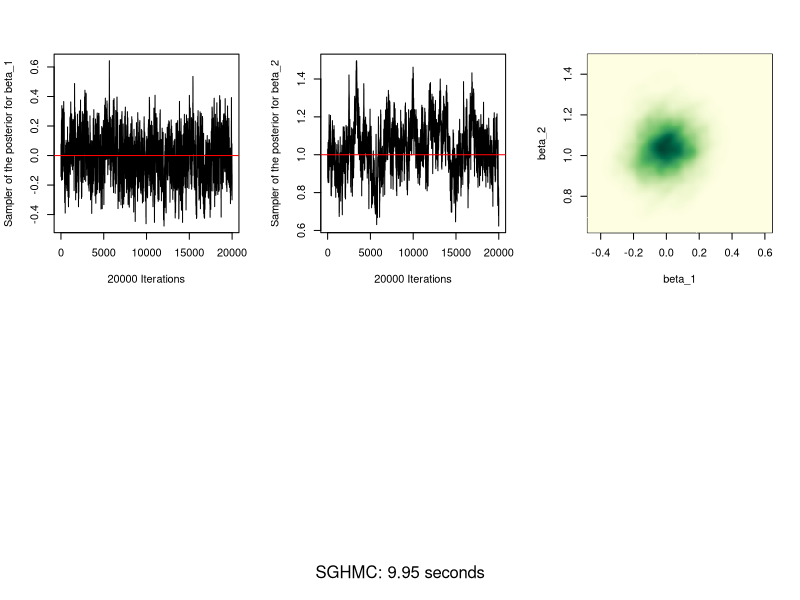

This chart was generated by the following R code:
### SGHMC algorithm applied to the logistic regression model

### Created on 06/08/20 14:29 by A.Gozacan

### To-do list:

### Bugs:

## The algorithm:



# 0. Some constants



b_0 = c(0, 1) # The expectation of the prior distribution of beta

id = matrix(c(1, 0, 0, 1), 2, 2)

B_0 = id * 100

N = 20000 # The no. of samples in the data set

true_beta = c(0, 1) # Chosen as the true value of beta

t_i <- runif(N, 0, 1)

M <- id

big_T = 20000 # No. of sweeps

a = 0.017 # These numbers were chosen after trialling different combinations
b = -0.15
gamma = 0.501

C = id

B_hat = matrix(0, 2, 2)

start_pos <- c(0, 1)

minibatch_size = 5

interval_size = 5

epsilon = 1e-3



# 1. Produce a synthetic data set



library(MASS)

p <- function( t, beta ) {
  
  exp( beta[1] + beta[2]*t ) / ( 1 + exp( beta[1] + beta[2]*t ) )
  
}

synth_data <- function( b_0, B_0, N, true_beta, t_i ) {
  
  y_i = rep(NA, N)
  
  p_i <- p(t_i, true_beta)
  
  for(i in 1:N) {
    
    y_i[i] <- rbinom(1, 1, p_i[i])
    
  }
  
  return( y_i )
  
}

y_i <- synth_data( b_0, B_0, N, true_beta, t_i )



# 2. Create functions for the log-likelihood and log-prior



deriv_log_prior <- function( beta, b_0, B_0 ) {
  
  B_0inv <- solve(B_0)
  
  vec <- B_0inv %*% (b_0 - beta)
  
  return( c( vec[1], vec[2] ) )
  
}

sum_deriv_log_likelihood <- function( y_i, t_i, beta ) {
  
  beta_1 <- beta[1]
  
  beta_2 <- beta[2]
  
  n = length(y_i)
  
  sum <- c(0, 0)
  
  for( i in 1:n ) {
    
    t <- t_i[i]
    
    y <- y_i[i]
    
    p <- p( t, beta )
    
    scalar <- exp( beta_1 + beta_2 * t ) / ( 1 + exp( beta_1 + beta_2 * t ) ) ^ 2
    
    dp_dbeta <- c( scalar, t * scalar )
    
    sum = sum + dp_dbeta * ( y - p ) / ( p * ( 1 - p ) )
    
  }
  
  return( sum )
  
}



# 3. Create potential energy function



grad_U <- function(beta, b_0, B_0, batch, predictors) {
  
  n = length(batch)
  
  term_1 <- - (N/n) * sum_deriv_log_likelihood( batch, predictors, beta )
  
  term_2 <- - deriv_log_prior( beta, b_0, B_0 )
  
  return( term_1 + term_2 )
  
}



# 4. Create the step sizes



#epsilon_t <- a * (b + 1:big_T)^(-gamma) # Step size, decreasing with t

epsilon_t <- rep(epsilon, big_T)



# 5. Create the noise function



createNoise <- function(m, t, C, B_hat, epsilon_t ) {
  
  eta_t = mvrnorm(m, c(0, 0), 2 * ( C - B_hat) * epsilon_t[t] )
  
  return( eta_t )
  
}



# 6. Create the chain of beta parameters



runSim <- function( m, n, M, big_T, t_i, y_i, C, B_hat, epsilon_t, start_pos ) { # m = Interval size for "leapfrog" method, n = batch size
  
  beta_t <- matrix(NA, 2, big_T)
  
  beta_t[,1] = start_pos # Starting position
  
  r_t <- mvrnorm(big_T, c(0, 0), M)
  
  beta_i = matrix(NA, 2, m+1) # For the reps in the intervals
  
  r_i = matrix(NA, 2, m+1)
  
  start_time <- Sys.time()
  
  for(t in 1:(big_T-1)) {
    
    batch.indices <- sample(1:N, n, replace=F)
    
    y_batch <- y_i[batch.indices]
    
    t_batch <- t_i[batch.indices]
    
    beta_i[,1] <- beta_t[,t]
    
    r_i[,1] <- r_t[t,]
    
    noise <- createNoise( m, t, C, B_hat, epsilon_t )
    
    for( i in 1:m ) {
      
      beta_i[,i+1] <- beta_i[,i] + epsilon_t[t] * r_i[,i]
      
      grad_U_tilde <- grad_U( beta_i[,i+1], b_0, B_0, y_batch, t_batch )
      
      r_i[,i+1] <- r_i[,i] - epsilon_t[t] * grad_U_tilde - epsilon_t[t] * ( C %*% solve(M) %*% r_i[,i] ) + noise[i,]
      
    }
      
    beta_t[,t+1] <- beta_i[,m+1]
    
  }
  
  end_time <- Sys.time()
  
  run_time <- end_time - start_time
  
  par(mfrow=c(2, 3))
  
  plot(1:big_T, beta_t[1, 1:big_T], type="l", xlab=paste(big_T, "Iterations"), ylab="Sampler of the posterior for beta_1")
  
  abline(h=true_beta[1], col="red")
  
  plot(1:big_T, beta_t[2, 1:big_T], type="l", xlab=paste(big_T, "Iterations"), ylab="Sampler of the posterior for beta_2")
  
  abline(h=true_beta[2], col="red")
  
  image(kde2d(beta_t[1, 1:big_T], beta_t[2, 1:big_T], n=200), col=hcl.colors(100, "YlGn", rev=TRUE), xlab="beta_1", ylab="beta_2")
  
  mtext(paste("SGHMC:", round(run_time, 3), "seconds"), side = 3, line = -44, outer = TRUE)
  
}



# 7. Run the simulation to produce some plots of the convergence



runSim( interval_size, minibatch_size, M, big_T, t_i, y_i, C, B_hat, epsilon_t, start_pos )








